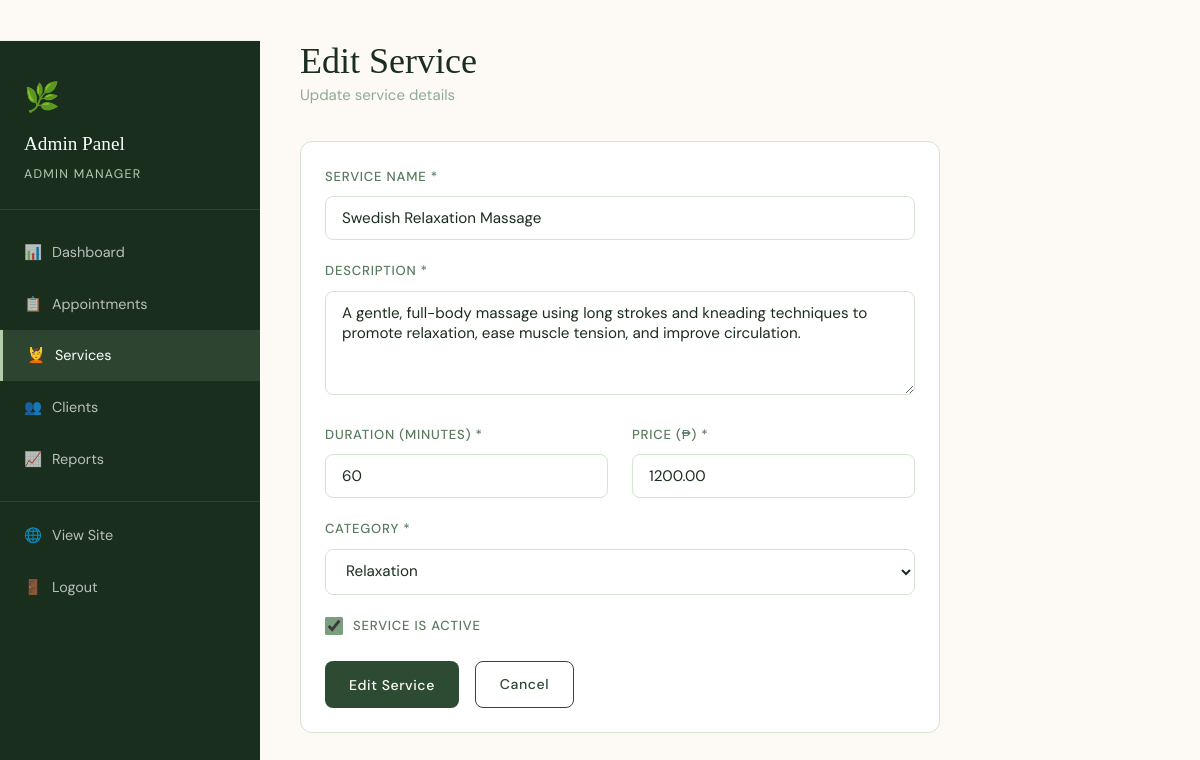
The page /admin-panel/services/1/edit/ (signed in) on the database its author committed.
### appointments/models.py (models this page shows, shortened)
class MassageService(models.Model):
    CATEGORY_CHOICES = [
        ('relaxation', 'Relaxation'),
        ('therapeutic', 'Therapeutic'),
        ('specialty', 'Specialty'),
    ]
    name = models.CharField(max_length=100)
    description = models.TextField()
    duration_minutes = models.PositiveIntegerField()
    price = models.DecimalField(max_digits=8, decimal_places=2)
    category = models.CharField(max_length=20, choices=CATEGORY_CHOICES, default='relaxation')
    image = models.ImageField(upload_to='services/', null=True, blank=True)
    is_active = models.BooleanField(default=True)
    created_at = models.DateTimeField(auto_now_add=True)
    class Meta:
        ordering = ['category', 'name']

### appointments/views.py (the view, shortened to what this page needs)
# urls.py: path('admin-panel/services/<int:pk>/edit/', views.admin_service_edit, name='admin_service_edit'),
@login_required
@user_passes_test(is_admin)
def admin_service_edit(request, pk):
    service = get_object_or_404(MassageService, pk=pk)
    return render(request, 'appointments/admin/service_form.html', {'action': 'Edit', 'service': service})

### appointments/context_processors.py (called while the page is built)
def today_date(request):
    return {'today': datetime.date.today()}

### appointments/views.py (called while the page is built)
def is_admin(user):
    return user.is_staff

### templates/appointments/admin/service_form.html (shortened to what this page needs)
{% extends 'appointments/admin/base_admin.html' %}
{% block nav_svc %}class="active"{% endblock %}
{% block content %}
<div style="max-width:640px;">
  <div style="margin-bottom:2rem;">
    <h2>{{ action }} Service</h2>
    <p class="text-muted">{% if action == 'Create' %}Add a new massage service{% else %}Update service details{% endif %}</p>
  </div>
  <div class="card">
    <div class="card-body">
      <form method="post">
        <div class="form-group">
          <label class="form-label">Service Name *</label>
          <input type="text" name="name" class="form-control" value="{{ service.name|default:'' }}" required placeholder="e.g. Swedish Relaxation Massage">
        </div>
        <div class="form-group">
          <label class="form-label">Description *</label>
          <textarea name="description" class="form-control" rows="4" required placeholder="Describe the service...">{{ service.description|default:'' }}</textarea>
        </div>
        <div class="grid-2">
          <div class="form-group">
            <label class="form-label">Duration (minutes) *</label>
            <input type="number" name="duration_minutes" class="form-control" value="{{ service.duration_minutes|default:60 }}" min="15" step="15" required>
          </div>
          <div class="form-group">
            <label class="form-label">Price (₱) *</label>
            <input type="number" name="price" class="form-control" value="{{ service.price|default:'' }}" min="0" step="0.01" required placeholder="0.00">
          </div>
        </div>
        <div class="form-group">
          <label class="form-label">Category *</label>
          <select name="category" class="form-control">
            <option value="relaxation" {% if service.category == 'relaxation' %}selected{% endif %}>Relaxation</option>
          </select>
        </div>
        {% if action == 'Edit' %}
        <div class="form-group">
          <div class="form-check">
            <input type="checkbox" name="is_active" class="form-check-input" {% if service.is_active %}checked{% endif %}>
            <label class="form-label" style="margin:0;">Service is Active</label>
          </div>
        </div>
        {% endif %}
        <div style="display:flex; gap:1rem; margin-top:1.5rem;">
          <button type="submit" class="btn btn-primary">{{ action }} Service</button>
          <a href="/admin-panel/services/" class="btn btn-outline">Cancel</a>
        </div>
      </form>
    </div>
  </div>
</div>
{% endblock %}

### templates/appointments/admin/base_admin.html (shortened to what this page needs)
<!DOCTYPE html>
<html lang="en">
<head>
  <link rel="stylesheet" href="/static/css/style.css">
</head>
<body>
<div class="dashboard-layout">
  <aside class="sidebar">
    <div class="sidebar-user">
      <div style="font-size:1.8rem; margin-bottom:0.4rem;">🌿</div>
      <div class="sidebar-user-name">Admin Panel</div>
      <div class="sidebar-user-role">{{ user.get_full_name|default:user.username }}</div>
    </div>
    <ul class="sidebar-nav">
      <li><a href="/admin-panel/" {% block nav_dash %}{% endblock %}><span class="nav-icon">📊</span> Dashboard</a></li>
      <li><a href="/admin-panel/appointments/" {% block nav_appt %}{% endblock %}><span class="nav-icon">📋</span> Appointments</a></li>
      <li><a href="/admin-panel/services/" {% block nav_svc %}{% endblock %}><span class="nav-icon">💆</span> Services</a></li>
      <li><a href="/admin-panel/clients/" {% block nav_clients %}{% endblock %}><span class="nav-icon">👥</span> Clients</a></li>
      <li><a href="/admin-panel/reports/" {% block nav_reports %}{% endblock %}><span class="nav-icon">📈</span> Reports</a></li>
      <li style="border-top: 1px solid rgba(255,255,255,0.1); margin-top:1rem; padding-top:0.5rem;">
        <a href="/"><span class="nav-icon">🌐</span> View Site</a>
      </li>
      <li><a href="/logout/"><span class="nav-icon">🚪</span> Logout</a></li>
    </ul>
  </aside>
  <main class="main-content">
    {% block content %}{% endblock %}
  </main>
</div>
</body>
</html>

### static/css/style.css (style rules this page uses)
:root { --sage: #7A9E7E; --sage-light: #B4CCAC; --sage-pale: #EBF2E8; --forest: #2D4A32; --forest-dark: #1A2E1D; --ivory: #F8F4EE; --ivory-dark: #EDE8DF; --gold: #C9A96E; --gold-light: #E8D5B0; --warm-white: #FDFAF6; --text-primary: #1A2E1D; --text-secondary: #5A7A5E; --text-muted: #8FAB92; --border: #D4E4D0; --shadow: rgba(45, 74, 50, 0.08); --shadow-md: rgba(45, 74, 50, 0.15); --radius: 12px; --radius-sm: 8px; --radius-lg: 20px; --transition: 0.25s ease; }
*, *::before, *::after { box-sizing: border-box; margin: 0; padding: 0; }
html { scroll-behavior: smooth; }
body { font-family: 'DM Sans', sans-serif; background-color: var(--warm-white); color: var(--text-primary); line-height: 1.7; font-size: 15px; }
h1, h2, h3, h4 { font-family: 'Cormorant Garamond', serif; font-weight: 400; line-height: 1.2; color: var(--forest-dark); }
h2 { font-size: clamp(1.8rem, 3vw, 2.8rem); }
a { color: var(--sage); text-decoration: none; transition: color var(--transition); }
.btn { display: inline-flex; align-items: center; justify-content: center; gap: 8px; padding: 0.65rem 1.5rem; border-radius: var(--radius-sm); font-family: 'DM Sans', sans-serif; font-size: 0.88rem; font-weight: 500; letter-spacing: 0.04em; cursor: pointer; transition: all var(--transition); border: none; text-decoration: none; }
.btn-primary { background: var(--forest); color: white; }
.btn-outline { background: transparent; color: var(--forest); border: 1.5px solid var(--forest); }
.card { background: white; border-radius: var(--radius); border: 1px solid var(--border); overflow: hidden; transition: box-shadow var(--transition), transform var(--transition); }
.card-body { padding: 1.5rem; }
.form-group { margin-bottom: 1.25rem; }
.form-label { display: block; font-size: 0.82rem; font-weight: 500; text-transform: uppercase; letter-spacing: 0.06em; color: var(--text-secondary); margin-bottom: 0.5rem; }
.form-control { width: 100%; padding: 0.7rem 1rem; border: 1.5px solid var(--border); border-radius: var(--radius-sm); font-family: 'DM Sans', sans-serif; font-size: 0.95rem; color: var(--text-primary); background: white; transition: border-color var(--transition), box-shadow var(--transition); outline: none; }
.form-control::placeholder { color: var(--text-muted); }
select.form-control { cursor: pointer; }
textarea.form-control { resize: vertical; min-height: 100px; }
.form-check { display: flex; align-items: center; gap: 10px; }
.form-check-input { width: 18px; height: 18px; cursor: pointer; accent-color: var(--sage); }
.dashboard-layout { display: grid; grid-template-columns: 260px 1fr; min-height: calc(100vh - 68px); }
.sidebar { background: var(--forest-dark); padding: 2rem 0; position: sticky; top: 68px; height: calc(100vh - 68px); overflow-y: auto; }
.sidebar-user { padding: 0 1.5rem 1.5rem; border-bottom: 1px solid rgba(255,255,255,0.1); margin-bottom: 1rem; }
.sidebar-user-name { font-family: 'Cormorant Garamond', serif; font-size: 1.2rem; color: white; margin-bottom: 0.2rem; }
.sidebar-user-role { font-size: 0.78rem; color: var(--sage-light); text-transform: uppercase; letter-spacing: 0.1em; }
.sidebar-nav { list-style: none; }
.sidebar-nav li a { display: flex; align-items: center; gap: 10px; padding: 0.85rem 1.5rem; color: rgba(255,255,255,0.7); font-size: 0.9rem; transition: all var(--transition); }
.sidebar-nav li a:hover, .sidebar-nav li a.active { color: white; background: rgba(122, 158, 126, 0.2); border-left: 3px solid var(--sage-light); }
.sidebar-nav li a .nav-icon { width: 18px; text-align: center; }
.main-content { padding: 2.5rem; background: var(--warm-white); }
.text-muted { color: var(--text-muted); }
.grid-2 { display: grid; grid-template-columns: 1fr 1fr; gap: 1.5rem; }

### rows shown on the page
MassageService: name "Swedish Relaxation Massage", description "A gentle, full-body massage using long strokes and kneading techniques to promote relaxation, ease muscle tension, and improve circulation.", duration_minutes "60", price "1200.00", category "Relaxation", is_active "☑"

### other values the page prints
{{ user.get_full_name|default:user.username }} "ADMIN MANAGER"
{{ action }} "Edit"
